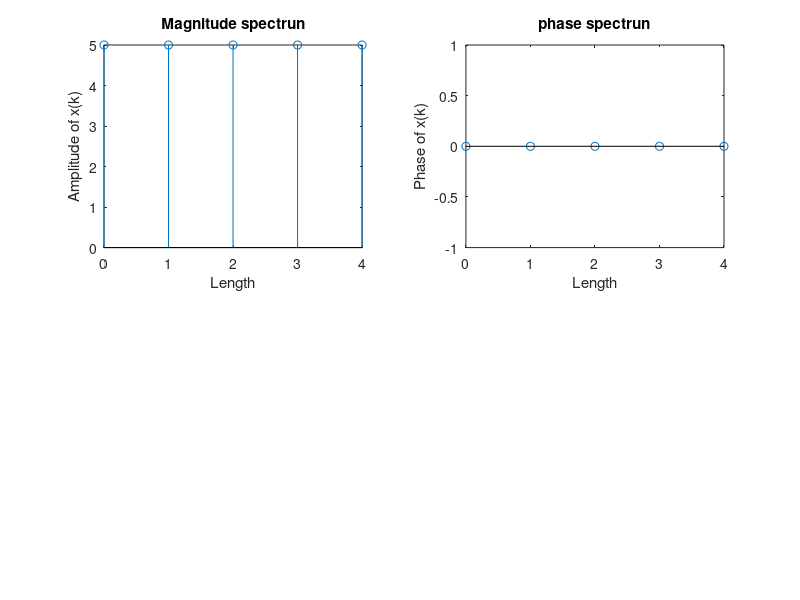

Recreate this plot in MATLAB.
close all;
clear all;
clc;
x1 = input('Enter the sequence: ');
n = input('Enter the length: ');
m = abs(fft(x1,n));
%m =(fft(x1,n));
disp('N Point DFT of a given sequence is : ');
disp(m);
N = 0:1:n-1;
%magnitude plot
subplot(2,2,1);
stem(N,m);
xlabel('Length');
ylabel('Amplitude of x(k)');
title('Magnitude spectrun');
hold on;
%phase plot
an = angle(fft(x1,n));
disp(an);
subplot(2,2,2);
stem(N,an);
xlabel('Length');
ylabel('Phase of x(k)');
title('phase spectrun');
